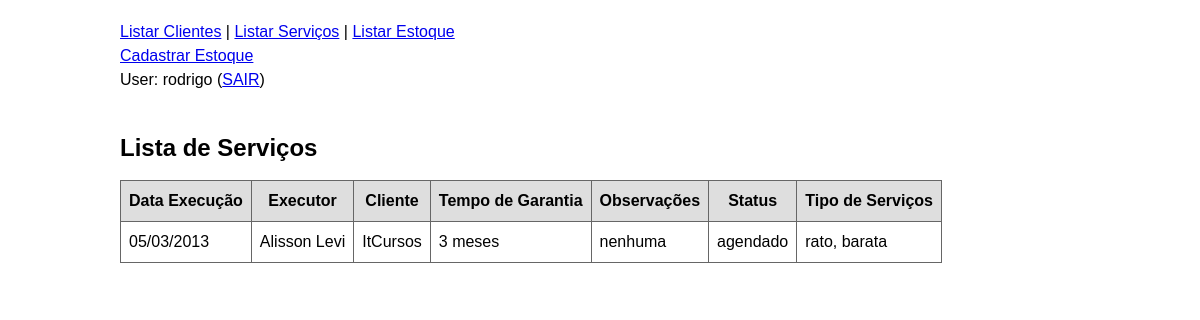
Page /index.php/servico/listar/ (signed in) on the committed database.
### tables this page shows
CREATE TABLE servico_tecnico (
	id int NOT NULL auto_increment,
	data_execucao date NOT NULL,
	funcionario_id int NOT NULL,
	cliente_id int NOT NULL,
	tempo_garantia int NOT NULL,
	observacoes varchar(255) NOT NULL,
	status varchar(255) NOT NULL,
	tipo_servico varchar(255) NOT NULL,
	PRIMARY KEY (id),
	FOREIGN KEY (funcionario_id) REFERENCES funcionarios(id),
	FOREIGN KEY (cliente_id) REFERENCES clientes(id)
);

CREATE TABLE funcionarios (
	id int NOT NULL auto_increment,
	nome varchar(255) NOT NULL,
	email varchar(255) NOT NULL,
	dias_semanas_trabalho varchar(255) NOT NULL,
	PRIMARY KEY (id)
);

CREATE TABLE clientes ( 
	id int NOT NULL auto_increment,
	nome varchar(255) NOT NULL,
	razao_social varchar(255) NOT NULL,
	cnpj char(18) NOT NULL,
	endereco varchar(255) NOT NULL,
	data_ultima_visita date NULL,
	data_proxima_visita date NULL,
	status varchar(255) NOT NULL,
	PRIMARY KEY (id),
	UNIQUE (nome),
	UNIQUE (cnpj),
	UNIQUE (razao_social)
);

### controle/rotas.php (called while the page is built, shortened)
<?php
    function montar_include($pasta, $arquivo) {
        return TEMPLATES.'/'.$pasta.'/'.$arquivo.'.php';
    }
    function mostrar_conteudo() {
        $uri = $_SERVER['REQUEST_URI'];
        $uri = explode('?', $uri);
        $uri = $uri[0];
        $uri = rtrim($uri, '/');
        $partes = explode('/', $uri);
        if(count($partes) >= 5) {
            $arquivo = array_pop($partes);
            $pasta = array_pop($partes);
        } else {
            $pasta = 'servico';
            $arquivo = 'listar';
        }
        $caminho = montar_include($pasta, $arquivo);
        include_once($caminho);
    }
?>

### templates/servico/listar.php (the view)
<br /><br />
<h2>Lista de Serviços</h2>
<?php
	$sql = 'select * from servico_tecnico;';
	$resultado = mysql_query($sql);
	echo '<table class=\'lista\'>
		<tr>
			<th>Data Execução</th>
			<th>Executor</th>
			<th>Cliente</th>
			<th>Tempo de Garantia</th>
			<th>Observações</th>
			<th>Status</th>
			<th>Tipo de Serviços</th>
		</tr>';
	while ($servicos = mysql_fetch_assoc($resultado)) {
		$servicos['data_execucao']=implode("/",array_reverse(explode("-",$servicos['data_execucao'])));
			echo '<tr>
					<td>'.$servicos['data_execucao'].'</td>';
					$idFuncionario=$servicos['funcionario_id'];
					$sqlFuncionario = 'SELECT nome FROM funcionarios WHERE id='.$idFuncionario.';';
					$resultadoFuncionario = mysql_query($sqlFuncionario);
					$nomeFuncionario = mysql_fetch_assoc($resultadoFuncionario);
					echo 	'<td>'.$nomeFuncionario['nome'].'</td>';
					$idCliente=$servicos['cliente_id'];
					$sqlCliente = 'SELECT nome FROM clientes WHERE id='.$idCliente.';';
					$resultadoCliente = mysql_query($sqlCliente);
					$nomeCliente = mysql_fetch_assoc($resultadoCliente);
					echo '<td>'.$nomeCliente['nome'].'</td>
					<td>'.$servicos['tempo_garantia'].' meses</td>
					<td>'.$servicos['observacoes'].'</td>
					<td>'.$servicos['status'].'</td>
					<td>'.$servicos['tipo_servico'].'</td>';
			if($_SESSION['login'] == 'levi'){
				echo '
					<td><a href=\'/'.BASE.'/index.php/servico/alterar/?id='.$servicos['id'].'\'>Alterar</a></td>
					<td><a href=\'/'.BASE.'/index.php/servico/remover/?id='.$servicos['id'].'\'>Remover</a></td>
			 		</tr>';
		}
			else {
				echo '</tr>';
		}
	}
			echo '</table>';
?>

### estaticos/estilo.css (style rules this page uses)
body { width: 960px; margin: 0 auto; font: normal 16px/24px "Lucida Grande", Arial, Ubuntu, sans-serif; padding: 20px 20px 0; }
table.lista { border-width: 1px; border-color: #666666; border-collapse: collapse; }
table.lista th { border-width: 1px; padding: 8px; border-style: solid; border-color: #666666; background-color: #dedede; }
table.lista td { border-width: 1px; padding: 8px; border-style: solid; border-color: #666666; background-color: #ffffff; }

### rows in the picture
servico_tecnico: data_execucao "05/03/2013", funcionario.nome "Alisson Levi", cliente.nome "ItCursos", tempo_garantia "3", observacoes "nenhuma", status "agendado", tipo_servico "rato, barata"

### other values in the picture
$_SESSION['login'] "rodrigo"
